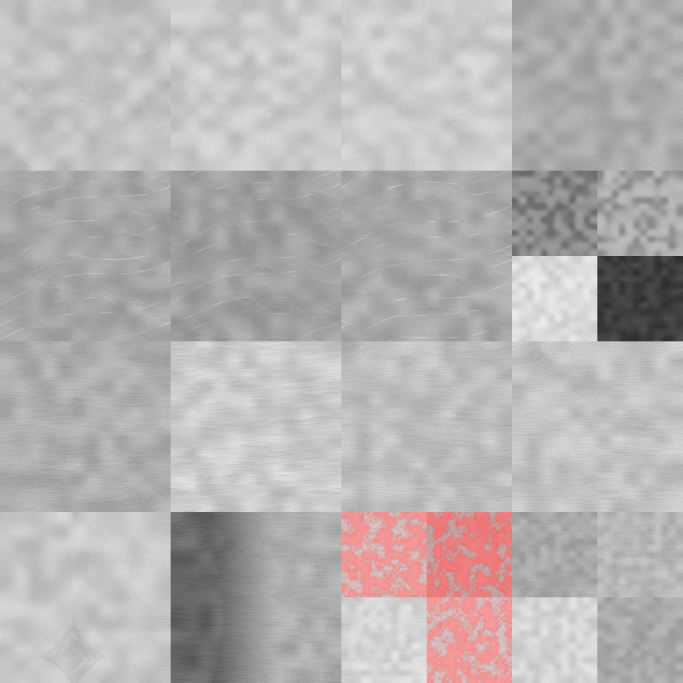
#> input picture Unity/Catan/Assets/Art/PaintedMap/CommonHarbor/common-finish.png, 2048 x 2048 px, given in place of common-albedo.png, which was not available (shown at 1/3 size)
$ python wool_surfaces.py
#> lines starting #> are read from the running program, lines starting #| are printed output that depends on the picture
"""沿用海港石木和板岩的取样，另制脂白卷毛、亚麻带、彩绘招牌与雕刻羊头。"""
from pathlib import Path
import sys

ROOT = Path(__file__).resolve().parents[3]
RECIPES = Path(__file__).resolve().parent.parent
sys.path.insert(0, str(RECIPES / "common-harbor"))
from quay_atlas import REGIONS as QUAY_REGIONS, SIZE

ART = ROOT / "Unity/Catan/Assets/Art/PaintedMap/WoolHarbor"
MODEL = ROOT / "Unity/Catan/Assets/Resources/PaintedMap/Coast"
SOURCE = ROOT / "art/source/wool-harbor"
PREVIEW = ROOT / "art/previews/wool-harbor"
REGIONS = dict(QUAY_REGIONS, fleece=(1024,512,512), ivory=(1536,1024,256),
               horn=(1792,1024,256), web=(1536,1280,256), nose=(1792,1280,256),
               enamel=(1792,1792,256),blue=(512,512,256),roll=(768,512,256),roll2=(768,768,256))


def uv(name, u, v):
    x,y,n = REGIONS[name]
    border = 6
    return ((x+border+u*(n-2*border))/SIZE, 1-(y+border+(1-v)*(n-2*border))/SIZE)


def make_maps():
    import math
    import numpy as np
    from PIL import Image, ImageDraw, ImageFilter
    rng = np.random.default_rng(201117)
    base = ART.parent / "CommonHarbor"
    maps = {k:Image.open(base/f"common-{k}.png").copy() for k in ("albedo","normal","finish")}
#> maps = 3 items

    def field(n, w, h):
        seed = Image.fromarray(rng.integers(0,256,(h,w),dtype=np.uint8))
        return np.asarray(seed.resize((n,n),Image.Resampling.BICUBIC),dtype=float)/255-.5

    def put(name, rgb, relief, smooth, metal=0, strength=2.7):
        x,y,n = REGIONS[name]
        dy,dx = np.gradient(relief)
        normal = np.stack((-dx*strength,dy*strength,np.ones_like(dx)),axis=2)
        normal /= np.linalg.norm(normal,axis=2,keepdims=True)
        finish = np.zeros((n,n,4))
        finish[:,:,0],finish[:,:,3] = metal,smooth
        for key,arr in (("albedo",rgb),("normal",normal*.5+.5),("finish",finish)):
            maps[key].paste(Image.fromarray(np.uint8(255*np.clip(arr,0,1)+.5)),(x,y))

    # 绘出成簇卷曲的纤维。一簇的邻近纤维共用弯向，整张含粗毛锁、绒下阴影与散丝。
    n = 512
    silk = Image.new("L",(n*2,n*2),115)
#> silk: PIL image 1024x1024 L; every value is 115
    pen = ImageDraw.Draw(silk)
    for _ in range(2700):
        px,py = rng.uniform(-16,n+16,2)
        direction,phase = rng.uniform(-math.pi,math.pi,2)
        length,crimp,pitch = rng.uniform(5,17),rng.uniform(1.2,4.1),rng.uniform(.5,1.68)
        cs,sn = math.cos(direction),math.sin(direction)
        for strand in range(8):
            a,b = rng.normal(0,1.9,2)
            phi = phase+rng.normal(0,.22)
            tone = int(rng.integers(65,228))
            pts = []
            for t in np.linspace(0,1,21):
                angle = t*math.tau*pitch+phi
                u = a+t*length+crimp*.8*math.cos(angle)
                v = b+crimp*math.sin(angle)+2.2*t*t
                pts.append((2*(px+u*cs-v*sn),2*(py+u*sn+v*cs)))
            pen.line(pts,fill=tone,width=1+(strand==0))
    silk = silk.resize((n,n),Image.Resampling.LANCZOS)
#> silk: PIL image 512x512 L
    fibers = (np.asarray(silk,dtype=float)-128)/128
    locks = field(n,29,35)+.53*field(n,68,77)
    grease = field(n,7,8)+.42*locks
    hue = np.array([.848,.783,.660])
    col = hue + (.16*locks+.27*fibers)[:,:,None] + grease[:,:,None]*np.array([.013,-.018,-.064])
    put("fleece",col,.52*fibers+.27*locks,.10+.04*grease,strength=2.1)
#> in put, `finish[:,:,0],finish[:,:,3] = metal,smooth`:
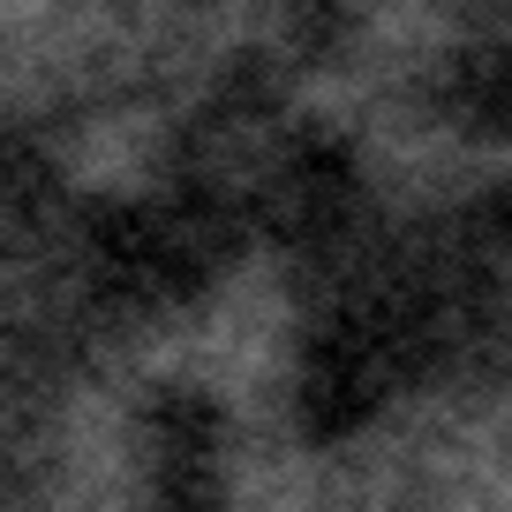
#> finish: shape (512, 512, 4) float64; mean of channels 0, 1, 2, 3 0, 0, 0, 0.101; transparent parts drawn white
#> the loop in put, `for key,arr in (("albedo",rgb),("normal",normal*.5+.5),("finish",finis..` made 3 passes
#> key on passes 1 to 3: 'albedo', 'normal', 'finish'

    n = 256
    y,x = np.indices((n,n))/n
    for idx,key in enumerate(("roll","roll2")):
        # 卷端纤维沿螺旋梳向弯曲，内缝聚起羊毛脂和自然暗部。
        px=(x-.49+.022*idx)*2
        py=(y-.51+.015*idx)*2
        radius=np.sqrt(px*px+py*py)
        theta=np.arctan2(py,px)
        ripple=.052*np.sin(3*theta+4*radius)+.023*np.sin(7*theta)+.083*field(n,13,15)
        spiral=theta/(2*np.pi)-(1.94+idx*.18)*radius+.36*idx+ripple
        dist=spiral-np.round(spiral)
        core=np.minimum(1,radius/.12)
        groove=np.exp(-(dist/.063)**2)*core
        lip=np.exp(-((dist-.081)/.07)**2)*core
        wisps=fibers[61+idx*80:61+idx*80+n,53:53+n]
        staple=field(n,18,18)+.38*field(n,50,55)
        color=hue+(.14*staple+.23*wisps-.147*groove+.043*lip)[:,:,None]
        put(key,color,.33*wisps+.20*staple-.33*groove+.17*lip,.095+.035*staple,strength=2.15)
    noise = field(n,45,48)
    broad = field(n,12,15)
    speck = rng.normal(0,.016,(n,n))
    for key,color,gloss in (("ivory",(.828,.764,.642),.32),("horn",(.55,.429,.303),.36),
                            ("nose",(.218,.161,.127),.39)):
        vein = np.sin(17*x+8*y+2*np.sin(14*y)+1.7*broad)
        grain = .048*broad+.026*noise+.011*vein
        put(key,np.array(color)+(grain+speck*.45)[:,:,None],.10*noise+.12*broad+speck,gloss+.05*grain)
    # 经纬交错的扁带由真实束扎轮廓承托，细股通过切线法线表现。
    warp = np.cos(2*np.pi*(19*x+.10*np.sin(15*y)))
    weft = np.cos(2*np.pi*85*y)
    weave = .5*warp+.34*weft*np.sin(np.pi*19*x)**2
    selvedge = (np.exp(-((x-.10)/.016)**2)+np.exp(-((x-.90)/.016)**2))
    put("web",np.array([.56,.441,.272])+(.083*weave+.064*broad-.085*selvedge)[:,:,None],
        .19*weave+.06*noise+.03*selvedge,.16+.045*broad)
#> in put (call 7), `normal = np.stack((-dx*strength,dy*strength,np.ones_like(dx)),axis=2)`:
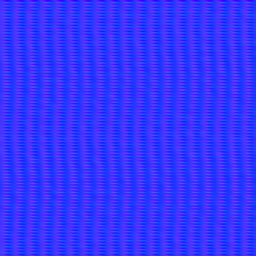
#> normal: shape (256, 256, 3) float64; mean of channels 0, 1, 2 -1.76e-05, -0.00081, 1; drawn with min black and max white
#> in put (call 7), `finish = np.zeros((n,n,4))`: finish: shape (256, 256, 4) float64; every value is 0
#> in put (call 7), `finish[:,:,0],finish[:,:,3] = metal,smooth`:
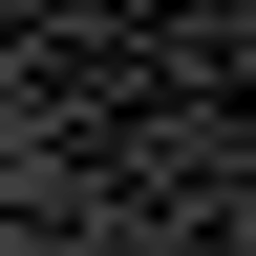
#> finish: shape (256, 256, 4) float64; mean of channels 0, 1, 2, 3 0, 0, 0, 0.158; transparent parts drawn white
#> the loop in put (call 7), `for key,arr in (("albedo",rgb),("normal",normal*.5+.5),("finish",finis..` made 3 passes
    # 深青绿油漆可见刷纹、漏漆木孔和浅划痕。金属度仅留给独立金属构件。
    brush = field(n,9,165)
#> in field (call 12), `return np.asarray(seed.resize((n,n),Image.Resampling.BICUBIC),dtype=fl..`:
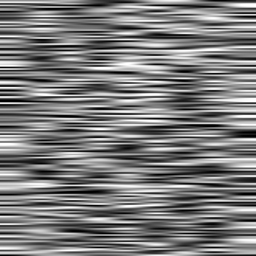
#> returned value: shape (256, 256) float64; min -0.5, max 0.5, mean -0.0181; drawn with min black and max white
    peel = np.clip((noise+.60*broad-.42)*4,0,1)
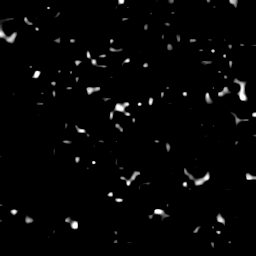
#> peel: shape (256, 256) float64; min 0, max 1, mean 0.0206
    paint = np.array([.147,.249,.238])+(.054*brush+.046*broad)[:,:,None]
    paint = paint*(1-.47*peel[:,:,None])+np.array([.385,.299,.191])*.47*peel[:,:,None]
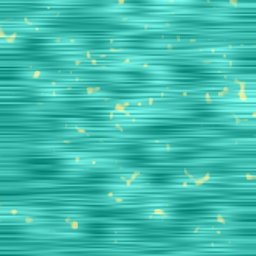
#> paint: shape (256, 256, 3) float64; mean of channels 0, 1, 2 0.146, 0.247, 0.235; drawn with min black and max white
    put("enamel",paint,.23*brush+.15*peel+.04*noise,.32+.09*broad-.14*peel)
#> in put (call 8), `dy,dx = np.gradient(relief)`:
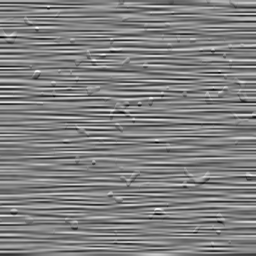
#> dy: shape (256, 256) float64; min -0.143, max 0.139, mean -9.37e-05; drawn with min black and max white
#> the loop in put (call 8), `for key,arr in (("albedo",rgb),("normal",normal*.5+.5),("finish",finis..` made 3 passes
    ART.mkdir(parents=True,exist_ok=True)
    for key,pic in maps.items():
        pic.save(ART/f"wool-{key}.png",compress_level=7)
#> this loop made 3 passes


if __name__=="__main__":
    make_maps()
